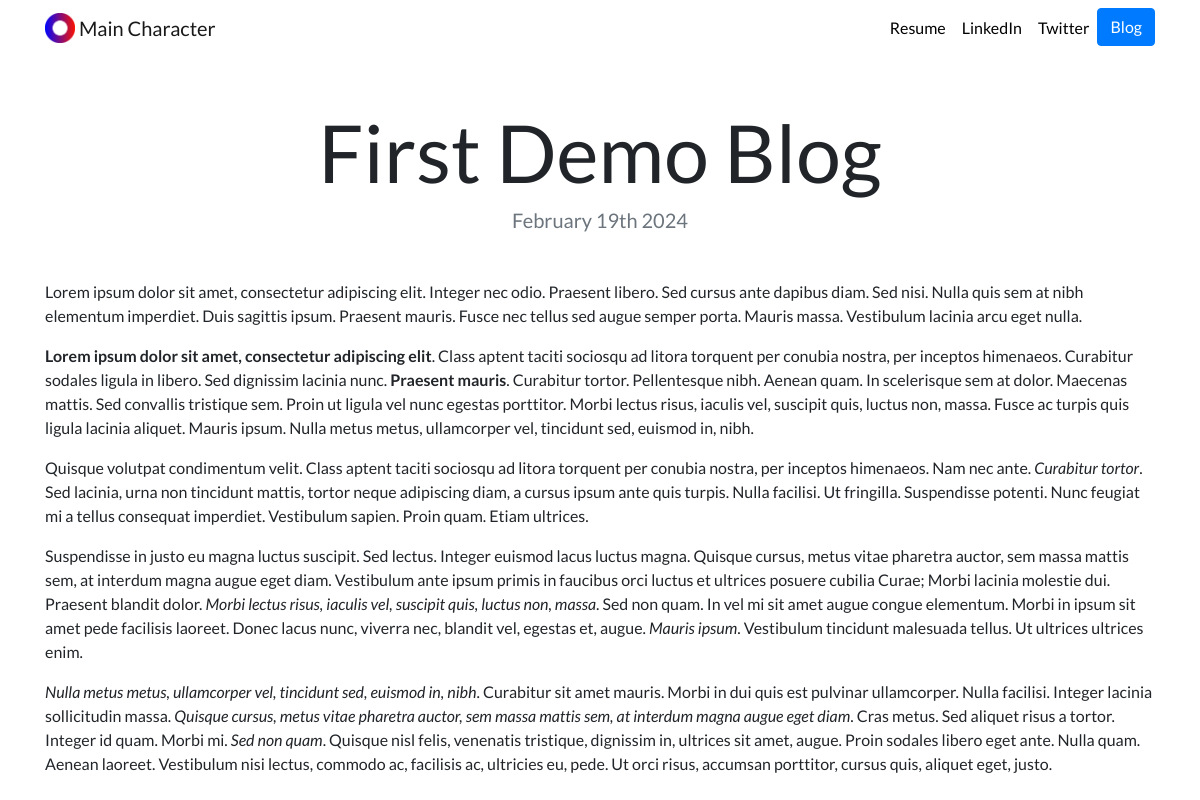
Page /blog/1/ on the committed database.
### blog/models.py (models this page shows, shortened)
class Blog(models.Model):
    title = models.CharField(max_length=200)
    description = models.TextField()
    date = models.DateField()

### blog/views.py (the view)
# urls.py: path('<int:blog_id>/', views.detail, name="detail"),
def detail(request, blog_id):
    blog = get_object_or_404(Blog, pk=blog_id)
    return render(request, "blog/detail.html", {'blog': blog})

### blog/templates/blog/detail.html
{% extends "portfolio/base.html" %}
{% load static %}
{% block content %}
<h1 class="text-center mt-5" id="blogdetailtitle">{{ blog.title }}</h1>
<h5 class="text-center text-muted mb-5">{{ blog.date|date:'F jS Y' }}</h5>
{{ blog.description|safe }}
{% endblock %}

### portfolio/static/portfolio/custom.css (style rules this page uses)
body { font-family: 'Lato', sans-serif; }
@media (min-width: 992px) { #blogdetailtitle { font-size: 5rem; } }

### rows in the picture
Blog: title "First Demo Blog", date "February 19th 2024", description "Lorem ipsum dolor sit amet, consectetur adipiscing elit. Integer nec odio. Praesent libero. Sed cursus ante dapibus diam. Sed nisi. Nulla quis sem at nibh elementum imperdiet. Duis sagittis ipsum. Praesent mauris. Fusce nec tellus sed augue semper porta. Mauris massa. Vestibulum lacinia arcu eget nulla. Lorem ipsum dolor sit amet, consectetur adipiscing elit . Class aptent taciti sociosqu ad litora torquent per conubia nostra, per inceptos himenaeos. Curabitur sodales ligula in libero. Sed dignissim lacinia nunc. Praesent mauris . Curabitur tortor. Pellentesque nibh. Aenean quam. In scelerisque sem at dolor. Maecenas mattis. Sed convallis tristique sem. Proin ut ligula vel nunc egestas…"
